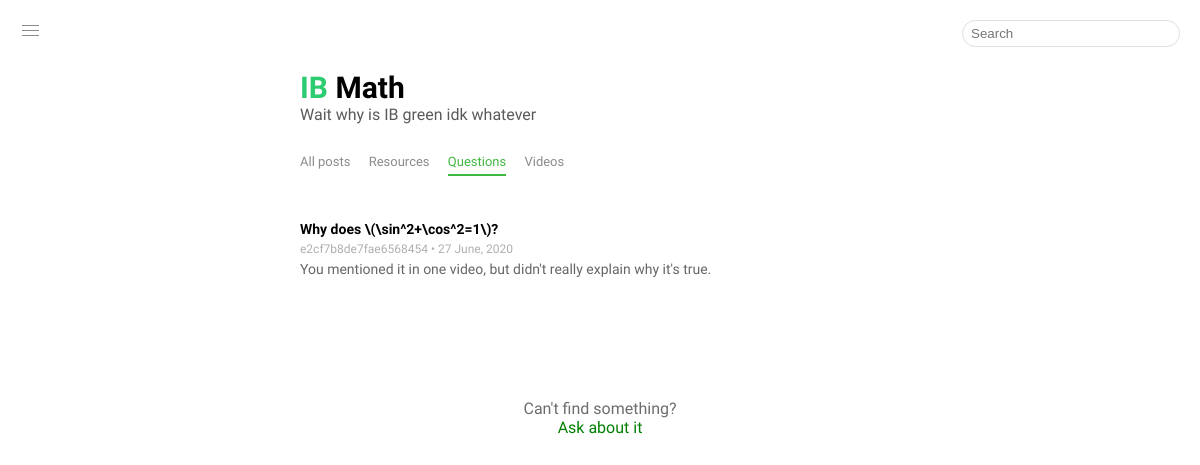
/Questions, run on the app's committed database.
### tables this page shows
CREATE TABLE posts (id INTEGER PRIMARY KEY, type text, title text, url text, user_content text, user_update text, admin_content text, admin_update text, location text, parent_post_id text, poster text);

### main.py (the view)
@app.route('/Questions')
def questions():
  posts = safe_search(request, select_query("type='question'"))
  return render_template('index.html', location = 'Questions', posts = posts)

### db_init.py (called while the page is built)
def select_query(q):
  with sq.connect('Posts.db') as c:
    if q == '':
      return select_all()
    return c.execute('SELECT * FROM posts WHERE ' + q).fetchall()[::-1]

### main.py (called while the page is built)
def safe_search(req, default):
  return default if not req.args.get('query') else search(req)

@app.context_processor
def override_url_for():
  return dict(url_for = dated_url_for)

def dated_url_for(endpoint, **vals):
  if endpoint == 'static':
    filename = vals.get('filename', None)
    if filename:
      file_path = os.path.join(app.root_path, endpoint, filename)
      vals['q'] = int(os.stat(file_path).st_mtime)
  return url_for(endpoint, **vals)

### templates/index.html (shortened to what this page needs)
{% extends 'layout.html' %}
{% block content %}
  {% for post in posts %}
    <a target = '_blank' class = 'post' href = '/page?id={{post[0]}}'>
      {% if post[1] == 'video' %}
        <div class = 'video-post'>
          {{post[2]}}
          <iframe allowtransparency = 'true' frameBorder = '0' src = '{{post[3]}}' seamless allowfullscreen>Your device does not support this iframe</iframe>
        </div>
      {% elif post[1] == 'question' %}
        <div class = 'question-post'>
          {{post[2]}}
        </div>
      {% elif post[1] == 'resource' %}
        <div class = 'resource-post'>
          {{post[2]}} <div class ='link-icon-holder'><div class="link icon"></div></div>
        </div>
      {% endif %}
      <div class = 'info'>
        {% if post[1] in ['resource', 'video'] %}
          <span class = 'user admin-username'>  {{post[-1]}}</span>
        {% else %}
          <span class = 'user'>  {{post[-1]}}</span>
        {% endif %}
        &bull; {{post[5]}}
      </div>
      <div class = 'description'>
        {% if post[4] == '' %}
        {% else %}
          {{post[4]}}
        {% endif %}
      </div>
    </a>
  {% endfor %}
{% endblock %}

### static/style.css (style rules this page uses)
body { margin: 0; background-color: white; //filter: invert(1); }
.post { font-size: 14px; padding: 0; //padding-left: 5px; //border-left: 3px solid rgb(214, 214, 214); //border-radius: 3px; //border: 1px solid black; }
.question-post, .resource-post { //border: 1px solid black; height: 20px; line-height: 20px; white-space: nowrap; }
.question-post, .video-post, .resource-post { margin-top: 50px; //30px; }
.question-post::first-line, .video-post::first-line, .resource-post::first-line { font-weight: 600; color: black; }
.question-post, .description, .resource-post { text-overflow: ellipsis; overflow: hidden; }
.description { color: rgb(102, 102, 102); line-height: 20px; max-height: 60px; }
.info { font-size: 12px; color: rgb(175, 175, 175); //color: rgb(150, 150, 150); margin: 3px 0 3px 0; }
a, a:hover, a:active, a:visited { text-decoration: none; }
.user { //color: rgb(130, 175, 132); //color:rgb(131, 204, 131); }

### data on the page
posts: title "Why does \\(\\sin^2+\\cos^2=1\\)?", poster "e2cf7b8de7fae6568454", user_update "27 June, 2020", user_content "You mentioned it in one video, but didn't really explain why it's true."

### other printed values
{{ l }} "All posts" "Resources" "Videos"
{{ l }} "Questions"
